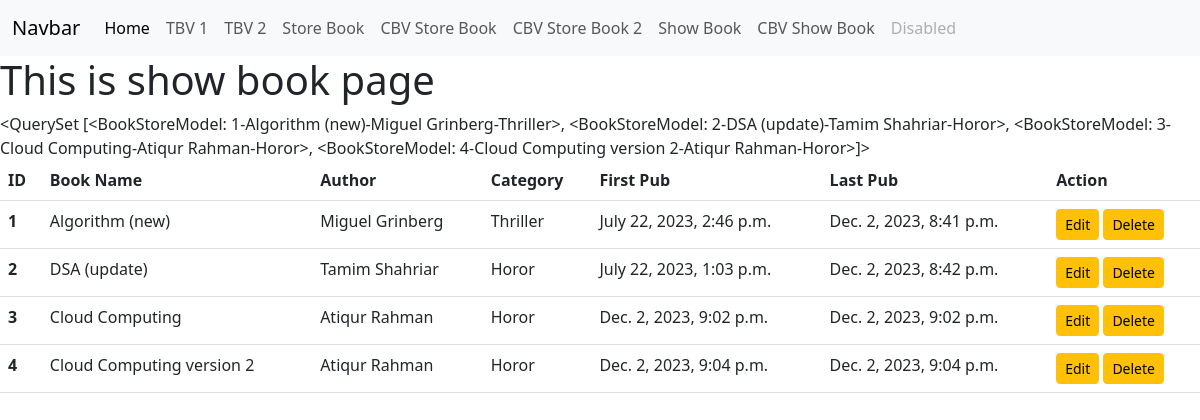
The app's page /show_book/ with its own data.
### book/models.py (models this page shows)
class BookStoreModel(models.Model):
    CATEGORY = {
        ('Mystery','Mystery'),
        ('Thriller','Thriller'),
        ('Sci-Fi','Sci-Fi'),
        ('Humor','Humor'),
        ('Horor','Horor'),
    }
    id = models.IntegerField(primary_key=True)
    book_name = models.CharField(max_length=30)
    author = models.CharField(max_length=30)
    category = models.CharField(max_length=30,choices=CATEGORY)
    first_pub = models.DateTimeField(auto_now_add=True)
    last_pub = models.DateTimeField(auto_now=True)
    def __str__(self) -> str:
        return f'{self.id}-{self.book_name}-{self.author}-{self.category}'

### book/views.py (the view)
# urls.py: path('show_book/',show_book, name='showbook'),
def show_book(request):
    book = BookStoreModel.objects.all()
    print(book)
    return render(request, 'show_book.html',{'book':book})

### book/templates/show_book.html (shortened to what this page needs)
{% extends 'base.html' %}
{% block content %}
<h1>This is show book page</h1>
{{book}}
{%if book%}
<table class="table">
    <thead>
        <tr>
            <th scope="col">ID</th>
            <th scope="col">Book Name</th>
            <th scope="col">Author</th>
            <th scope="col">Category</th>
            <th scope="col">First Pub</th>
            <th scope="col">Last Pub</th>
            <th scope="col">Action</th>
        </tr>
    </thead>
    <tbody>
        {% for b in book %}
        <tr>
            <th scope="row">{{b.id}}</th>
            <td>{{b.book_name}}</td>
            <td>{{b.author}}</td>
            <td>{{b.category}}</td>
            <td>{{b.first_pub}}</td>
            <td>{{b.last_pub}}</td>
            <td>
                <a href="{% url 'edit' id=b.id %}"
                    class="btn btn-warning btn-sm">Edit</a>
                <a href="{% url 'deletebook' id=b.id %}"
                    class="btn btn-warning btn-sm">Delete</a>
            </td>
        </tr>
        {%endfor%}
    </tbody>
</table>
{%else%}
<h1>No book available</h1>
{%endif%}
{% endblock %}

### records on screen
BookStoreModel: id+book_name+author "<QuerySet [<BookStoreModel: 1-Algorithm (new)-Miguel Grinberg-Thriller>, <BookStoreModel: 2-DSA (update)-Tamim Shahriar-Horor>, <BookStoreModel: 3-Cloud Computing-Atiqur Rahman-Horor>, <BookStoreModel: 4-Cloud Computing version 2-Atiqur Rahman-Horor>]>", id "1", book_name "Algorithm (new)", author "Miguel Grinberg", category "Thriller", first_pub "July 22, 2023, 2:46 p.m.", last_pub "Dec. 2, 2023, 8:41 p.m."
BookStoreModel: id "2", book_name "DSA (update)", author "Tamim Shahriar", category "Horor", first_pub "July 22, 2023, 1:03 p.m.", last_pub "Dec. 2, 2023, 8:42 p.m."
BookStoreModel: id "3", book_name "Cloud Computing", author "Atiqur Rahman", category "Horor", first_pub "Dec. 2, 2023, 9:02 p.m.", last_pub "Dec. 2, 2023, 9:02 p.m."
BookStoreModel: id "4", book_name "Cloud Computing version 2", author "Atiqur Rahman", category "Horor", first_pub "Dec. 2, 2023, 9:04 p.m.", last_pub "Dec. 2, 2023, 9:04 p.m."
